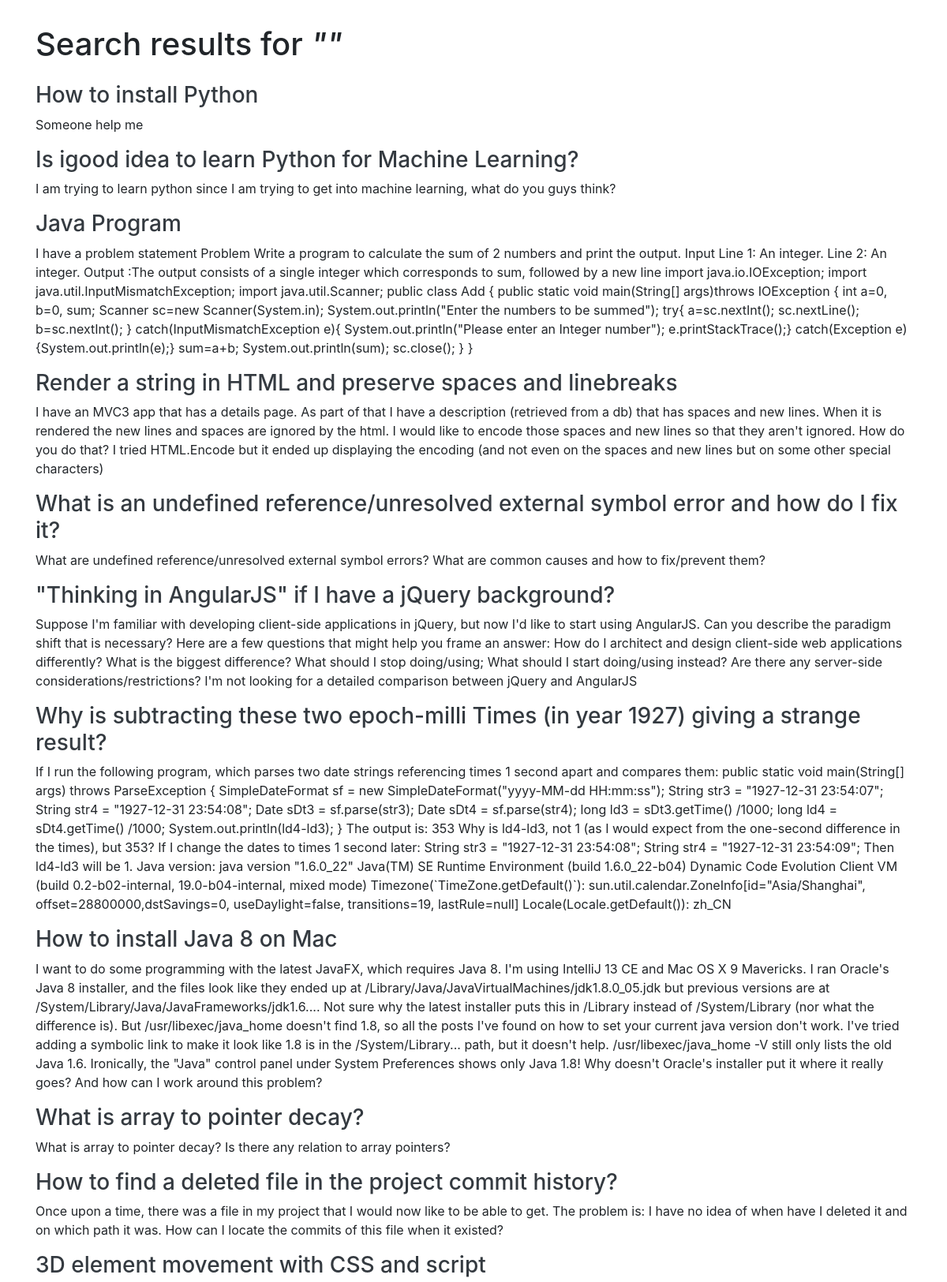
Screenshot of /search.php (upper part) with the database file from the repository.
### tables this page shows
CREATE TABLE `threads` (
  `thread_id` int(7) NOT NULL,
  `thread_title` varchar(255) NOT NULL,
  `thread_desc` text NOT NULL,
  `thread_cat_id` int(7) NOT NULL,
  `thread_user_id` int(7) NOT NULL,
  `timestamp` datetime NOT NULL DEFAULT current_timestamp()
);

### search.php (the view, shortened to what this page needs)
<!doctype html>
<html lang="en">
<head>
    <link rel="stylesheet" href="https://stackpath.bootstrapcdn.com/bootstrap/4.5.0/css/bootstrap.min.css"
>
</head>
<body>
<div class="container my-3" id="maincontainer">
    <h1 class="py-3">Search results for <em>"<?php echo $_GET['search']?>"</em></h1>
    <?php
    $query = $_GET["search"];
    $sql = "SELECT * FROM threads WHERE thread_title LIKE '%$query%' OR thread_desc LIKE '%$query%'";
    $result = mysqli_query($conn, $sql);
    while($row = mysqli_fetch_assoc($result)){
        $title = $row['thread_title'];
        $desc = $row['thread_desc'];
        $thread_id = $row['thread_id'];
        $url = "thread.php?threadid=". $thread_id;
        echo '<div class="result">
                <h3><a href="'. $url. '" class="text-dark">'. $title. '</a> </h3>
                <p>'. $desc .'</p>
              </div>';
    }
    ?>
</div>
</body>
</html>

### search.php (style rules this page uses)
#maincontainer { min-height: 100vh; }

### rows the page displays
threads: thread_title "How to install Python", thread_desc "Someone help me"
threads: thread_title "Is igood idea to learn Python for Machine Learning?", thread_desc "I am trying to learn python since I am trying to get into machine learning, what do you guys think?"
threads: thread_title "Java Program", thread_desc "I have a problem statement Problem Write a program to calculate the sum of 2 numbers and print the output. Input Line 1: An integer. Line 2: An integer. Output :The output consists of a single integer which corresponds to sum, followed by a new line import java.io.IOException; import java.util.InputMismatchException; import java.util.Scanner; public class Add { public static void main(String[] args)throws IOException { int a=0, b=0, sum; Scanner sc=new Scanner(System.in); System.out.println(\"Enter the numbers to be summed\"); try{ a=sc.nextInt(); sc.nextLine(); b=sc.nextInt(); } catch(InputMismatchException e){ System.out.println(\"Please enter an Integer number\"); e.printStackTrace();}…"
threads: thread_title "Render a string in HTML and preserve spaces and linebreaks", thread_desc "I have an MVC3 app that has a details page. As part of that I have a description (retrieved from a db) that has spaces and new lines. When it is rendered the new lines and spaces are ignored by the html. I would like to encode those spaces and new lines so that they aren't ignored. How do you do that? I tried HTML.Encode but it ended up displaying the encoding (and not even on the spaces and new lines but on some other special characters)"
threads: thread_title "What is an undefined reference/unresolved external symbol error and how do I fix it?", thread_desc "What are undefined reference/unresolved external symbol errors? What are common causes and how to fix/prevent them?"
threads: thread_title "\"Thinking in AngularJS\" if I have a jQuery background?", thread_desc "Suppose I'm familiar with developing client-side applications in jQuery, but now I'd like to start using AngularJS. Can you describe the paradigm shift that is necessary? Here are a few questions that might help you frame an answer: How do I architect and design client-side web applications differently? What is the biggest difference? What should I stop doing/using; What should I start doing/using instead? Are there any server-side considerations/restrictions? I'm not looking for a detailed comparison between jQuery and AngularJS"
threads: thread_title "Why is subtracting these two epoch-milli Times (in year 1927) giving a strange result?", thread_desc "If I run the following program, which parses two date strings referencing times 1 second apart and compares them: public static void main(String[] args) throws ParseException { SimpleDateFormat sf = new SimpleDateFormat(\"yyyy-MM-dd HH:mm:ss\"); String str3 = \"1927-12-31 23:54:07\"; String str4 = \"1927-12-31 23:54:08\"; Date sDt3 = sf.parse(str3); Date sDt4 = sf.parse(str4); long ld3 = sDt3.getTime() /1000; long ld4 = sDt4.getTime() /1000; System.out.println(ld4-ld3); } The output is: 353 Why is ld4-ld3, not 1 (as I would expect from the one-second difference in the times), but 353? If I change the dates to times 1 second later: String str3 = \"1927-12-31 23:54:08\"; String str4 = \"1927-12-31…"
threads: thread_title "How to install Java 8 on Mac", thread_desc "I want to do some programming with the latest JavaFX, which requires Java 8. I'm using IntelliJ 13 CE and Mac OS X 9 Mavericks. I ran Oracle's Java 8 installer, and the files look like they ended up at /Library/Java/JavaVirtualMachines/jdk1.8.0_05.jdk but previous versions are at /System/Library/Java/JavaFrameworks/jdk1.6.... Not sure why the latest installer puts this in /Library instead of /System/Library (nor what the difference is). But /usr/libexec/java_home doesn't find 1.8, so all the posts I've found on how to set your current java version don't work. I've tried adding a symbolic link to make it look like 1.8 is in the /System/Library... path, but it doesn't help.…"
threads: thread_title "What is array to pointer decay?", thread_desc "What is array to pointer decay? Is there any relation to array pointers?"
threads: thread_title "How to find a deleted file in the project commit history?", thread_desc "Once upon a time, there was a file in my project that I would now like to be able to get. The problem is: I have no idea of when have I deleted it and on which path it was. How can I locate the commits of this file when it existed?"
threads: thread_title "3D element movement with CSS and script"
